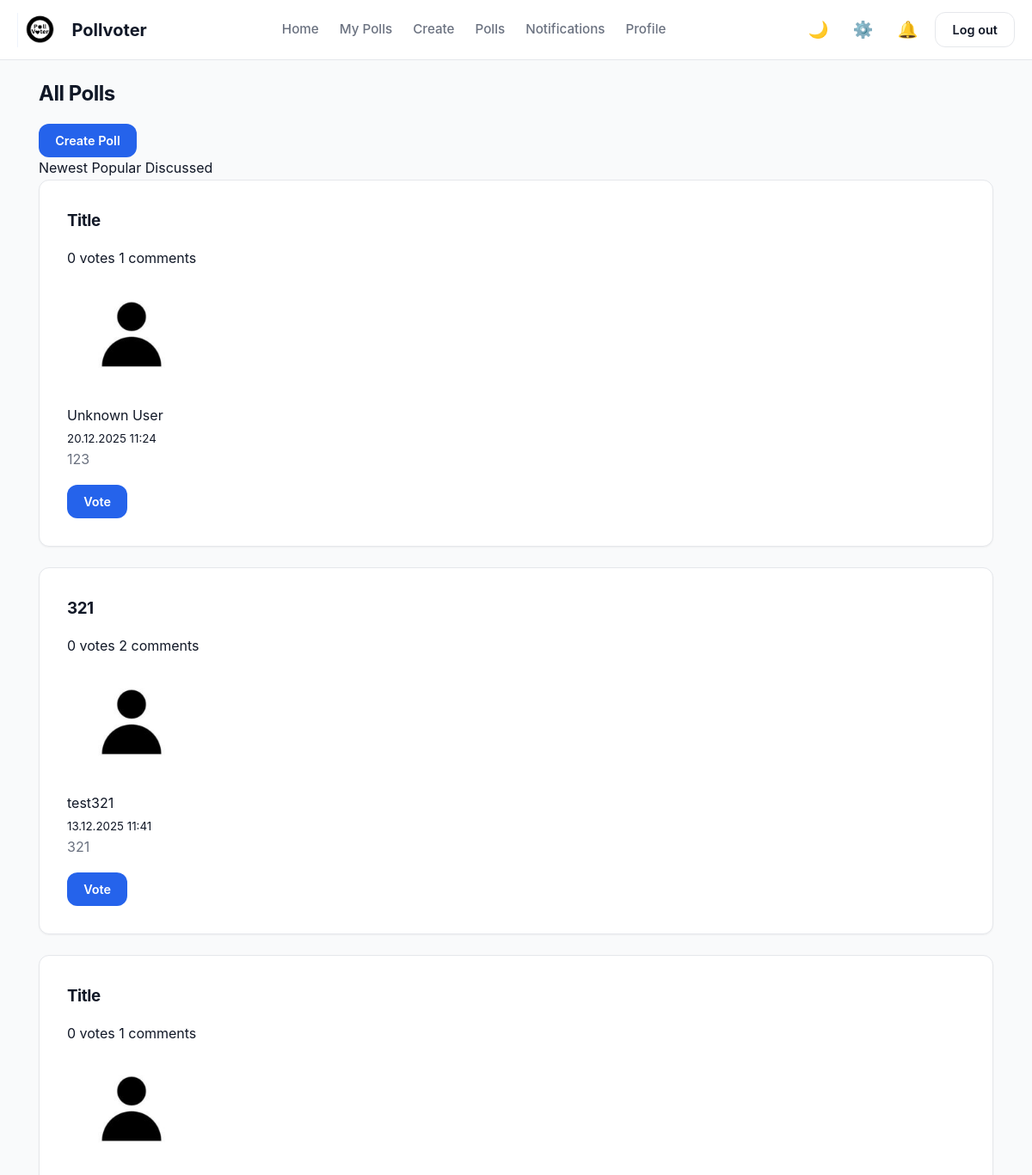
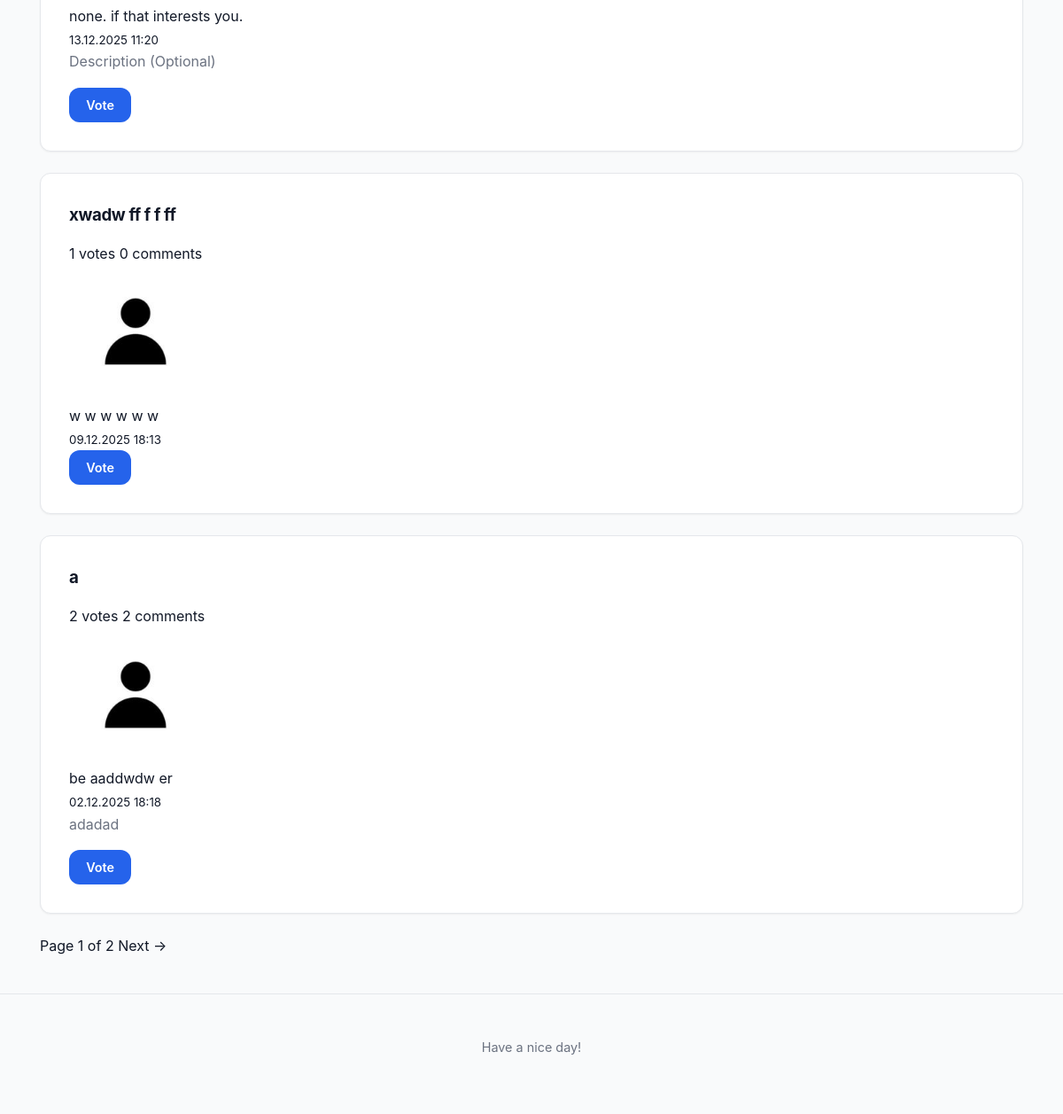
/polls (signed in), run on the app's committed database (2 pictures, top to bottom).
### app/models.py (models this page shows, shortened)
class Poll(db.Model):
    __tablename__ = "poll"
    id = Column(Integer, primary_key=True)
    title = Column(Text, nullable=False)
    description = Column(String(120))
    created_at = Column(DateTime, default=datetime.now)
    user_id = Column(Integer, ForeignKey("user.id"), nullable=False)
    author = relationship("User", back_populates="polls")
    comments = relationship("Comment", back_populates="poll", cascade="all, delete-orphan")
    options = relationship("PollOption", back_populates="poll", cascade="all, delete-orphan")
    votes = relationship("Vote", back_populates="poll", cascade="all, delete-orphan")
    def getvotecount(self):
        return len(self.votes)

class User(UserMixin, db.Model):
    __tablename__ = "user"
    id = Column(Integer, primary_key=True)
    username = Column(String(20), unique=True, nullable = False)
    created_at = Column(DateTime, default=datetime.now)
    full_name = Column(String(20))
    bio = Column(String(100))
    pfp = Column(Text)
    password_hash = Column(Text)
    is_admin = Column(Boolean, default = False)
    polls = relationship("Poll", back_populates="author")
    votes = relationship("Vote", back_populates="user")
    comments = relationship("Comment", back_populates="author")
    def getpfp(self):
        if self.pfp:
            return f"/static/uploads/pfp/{self.pfp}"
        else:
            return f"/static/uploads/pfp/default.jpg"
    blocked = relationship(
        "User", secondary=blocklist,
        primaryjoin=(blocklist.c.blocker_id == id),
        secondaryjoin=(blocklist.c.blocked_id == id),
        backref=db.backref("blocked_by", lazy="dynamic"),
        lazy="dynamic"
    )
    followed = relationship(
        "User", secondary=followers,
        primaryjoin=(followers.c.follower_id == id),
        secondaryjoin=(followers.c.followed_id == id),
        backref=db.backref("followers", lazy="dynamic"),
        lazy="dynamic"
    )

### app/routes.py (the view)
@polls.route('/polls')
@login_required
def listpolls():
    sort_by = request.args.get('sort_by', 'newest', type=str)
    page = request.args.get('page', 1, type=int)
    blocked_ids = [user.id for user in current_user.blocked]
    blocked_by_ids = [user.id for user in current_user.blocked_by]
    exclude_ids = blocked_ids + blocked_by_ids
    query = Poll.query.filter(Poll.user_id.notin_(exclude_ids))
    if sort_by == 'popular':
        query = query.outerjoin(Vote).group_by(Poll.id).order_by(db.func.count(Vote.id).desc())
    elif sort_by == 'discussed':
        query = query.outerjoin(Comment).group_by(Poll.id).order_by(db.func.count(Comment.id).desc())
    else:
        query = query.order_by(Poll.created_at.desc())
    polls = query.paginate(page=page, per_page=5)
    return render_template('polls.html', polls=polls, sort_by=sort_by)

### app/__init__.py (called while the page is built)
def create_app():
    app = Flask(__name__)
    app.config['SECRET_KEY'] = 'your_secret_key'
    app.config['SQLALCHEMY_DATABASE_URI'] = 'sqlite:///pollvoter.db'
    app.config['SQLALCHEMY_TRACK_MODIFICATIONS'] = False
    app.config["UPLOAD_FOLDER"] = "static/uploads"
    app.config["PFP_FOLDER"] =  "app/static/uploads/pfp"
    db.init_app(app)
    login_manager.init_app(app)
    migrate.init_app(app, db)
    app.register_blueprint(auth)
    app.register_blueprint(main)
    app.register_blueprint(polls)
    app.register_blueprint(admin)
    @login_manager.user_loader
    def load_user(userid):
        return User.query.get(int(userid))
    return app

### app/routes.py (called while the page is built)
@main.app_context_processor
def dropdown_notifications():
    if current_user.is_authenticated:
        unread_count = Notification.query.filter_by(recipient_id = current_user.id, is_read = False).count()
        latest_notifs = Notification.query.filter_by(recipient_id = current_user.id).order_by(Notification.created_at.desc()).limit(5).all()
        return dict(unread_count = unread_count, latest_notifs = latest_notifs)
    return dict(unread_count = 0, latest_notifs = [])

### app/templates/polls.html (shortened to what this page needs)
{% extends "base.html" %}
{% block content %}
<div class="polls-header">
    <h2>All Polls</h2>
    <a href="{{ url_for('polls.create_poll') }}" class="btn btn-primary">Create Poll</a>
</div>
<div class="sort-options">
    <a href="{{url_for('polls.listpolls', sort_by = 'newest')}}">Newest</a>
    <a href="{{url_for('polls.listpolls', sort_by = 'popular')}}">Popular</a>
    <a href="{{url_for('polls.listpolls', sort_by = 'discussed')}}">Discussed</a>
</div>
{% if polls.items %}
    {% for poll in polls.items %}
    <div class="poll-card">
        <div class="poll-header">
            <h3><a href="{{ url_for('polls.poll_detail', poll_id=poll.id) }}">{{ poll.title }}</a></h3>
            <span class="poll-stats">
                 {{ poll.getvotecount() }} votes
                 {{ poll.comments|length }} comments
            </span>
        </div>
        <div class="poll-author">
            <div class="user-avatar"><img src="{{ current_user.getpfp() }}" alt="Profile Picture" width="150" height="150"></div>
            <div>
                <div class="author-name">{{ poll.author.full_name if poll.author.full_name else poll.author.username }}</div>
                <small class="poll-date">{{ poll.created_at.strftime('%d.%m.%Y %H:%M') }}</small>
            </div>
        </div>
        {% if poll.description %}
        <p class="poll-description">{{ poll.description }}</p>
        {% endif %}
        <div class="poll-actions">
            <a href="{{ url_for('polls.poll_detail', poll_id=poll.id) }}" class="btn btn-primary">Vote</a>
        </div>
    </div>
    {% endfor %}
    <div class="pagination">
        <span class="page-info">Page {{ polls.page }} of {{ polls.pages }}</span>
        {% if polls.has_next %}
            <a href="{{ url_for('polls.listpolls', page=polls.next_num) }}" class="page-link">Next →</a>
        {% endif %}
    </div>
{% else %}
    <div class="no-polls">
        <p>There are no polls yet. <a href="{{ url_for('polls.create_poll') }}">Create the first one!</a></p>
    </div>
{% endif %}
{% endblock %}

### app/static/styles.css (style rules this page uses)
:root { --bg-body: #F9FAFB; --bg-card: #FFFFFF; --bg-nav: rgba(255, 255, 255, 0.9); --text-main: #111827; --text-muted: #6B7280; --primary: #2563EB; --primary-hover: #1D4ED8; --border-subtle: #E5E7EB; --shadow-sm: 0 1px 2px 0 rgba(0, 0, 0, 0.05); --shadow-md: 0 4px 6px -1px rgba(0, 0, 0, 0.1), 0 2px 4px -1px rgba(0, 0, 0, 0.06); --shadow-lg: 0 10px 15px -3px rgba(0, 0, 0, 0.1); --radius-md: 12px; --radius-full: 9999px; }
* { box-sizing: border-box; margin: 0; padding: 0; }
body { background-color: var(--bg-body); color: var(--text-main); font-family: 'Inter', system-ui, -apple-system, sans-serif; line-height: 1.6; transition: background-color 0.3s ease, color 0.3s ease; -webkit-font-smoothing: antialiased; }
a { text-decoration: none; color: inherit; transition: color 0.2s; }
.btn { display: inline-block; padding: 0.5rem 1.2rem; border-radius: var(--radius-md); font-weight: 600; font-size: 0.9rem; cursor: pointer; border: none; transition: transform 0.1s ease, box-shadow 0.2s ease; }
.btn-primary { background-color: var(--primary); color: white; }
.poll-card, .card, .profile-container, .auth-box { background-color: var(--bg-card); border-radius: var(--radius-md); padding: 2rem; margin-bottom: 1.5rem; border: 1px solid var(--border-subtle); box-shadow: var(--shadow-sm); transition: transform 0.2s ease, box-shadow 0.2s ease; }
h1, h2, h3 { color: var(--text-main); margin-bottom: 1rem; font-weight: 700; letter-spacing: -0.02em; }
p { color: var(--text-muted); margin-bottom: 1rem; }

### data on the page
Poll: title "Title", getvotecount "0", comments|length "1", author "Unknown User", created_at "20.12.2025 11:24", description "123"
Poll: title "321", getvotecount "0", comments|length "2", author "test321", created_at "13.12.2025 11:41", description "321"
Poll: title "Title", getvotecount "0", comments|length "1", author "none. if that interests you.", created_at "13.12.2025 11:20", description "Description (Optional)"
Poll: title "xwadw ff f f ff", getvotecount "1", comments|length "0", author "w w w w w w", created_at "09.12.2025 18:13"
Poll: title "a", getvotecount "2", comments|length "2", author "be aaddwdw er", created_at "02.12.2025 18:18", description "adadad"

### other printed values
{{ polls.page }} "1"
{{ polls.pages }} "2"
